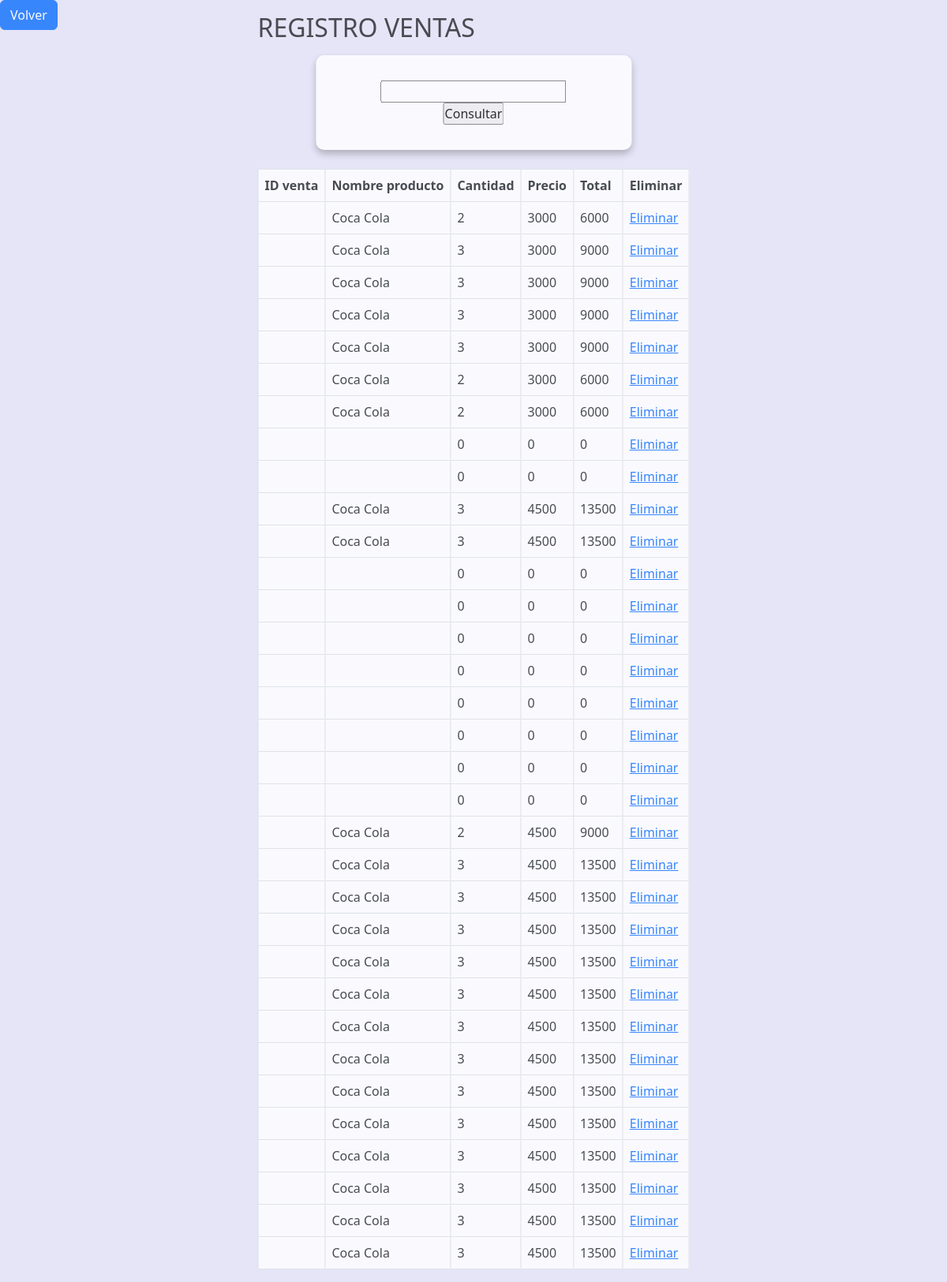
The page /factura/factura/registroVentas.php on the database its author committed.
### tables this page shows
CREATE TABLE `ventas` (
  `id-venta` int(11) NOT NULL,
  `nombre` varchar(255) NOT NULL,
  `cantidad` int(11) NOT NULL,
  `precio` int(11) NOT NULL,
  `total` int(11) NOT NULL
);

### factura/factura/registroVentas.php (the view, shortened to what this page needs)
<?php
    include_once("conexion4.php");
?>
<!DOCTYPE html>
<html lang="en">
<head>
    <link rel="stylesheet" href="css/styles.css">
    <link href="https://cdn.jsdelivr.net/npm/bootstrap@5.3.0/dist/css/bootstrap.min.css" rel="stylesheet">
</head>
<body>
        <main>
            <section>
                <article class="position-absolute top-0 start-50 translate-middle-x">
                    <h2 class="form_title mt-3">REGISTRO VENTAS</h2>
                    <form action="" method="POST">
                        <input type="number" name="venta">
                        <input type="submit" value="Consultar">
                    </form>
                    <br>
                    <table class="table table-bordered">
                        <thead>
                            <tr>
                                <th>ID venta</th>
                                <th>Nombre producto</th>
                                <th>Cantidad</th>
                                <th>Precio</th>
                                <th>Total</th>
                                <th>Eliminar</th>
                            </tr>
                        </thead>
                        <tbody>
                            <?php
                            if(!empty($_POST['venta'])){
                                $venta = $_POST['venta'];
                                $consulta = $conexion4 -> query("SELECT * FROM ventas WHERE id_venta LIKE '$venta'");
                            }else{
                                $consulta = $conexion4 -> query("SELECT * FROM ventas");
                            }
                                while($row = $consulta -> fetch_array()){?>
                                    <tr>
                                        <td><?php echo $row['id_venta']; ?></td>
                                        <td><?php echo $row['nombre']; ?></td>
                                        <td><?php echo $row['cantidad']; ?></td>
                                        <td><?php echo $row['precio']; ?></td>
                                        <td><?php echo $row['total']; ?></td>
                                        <td><a href="eliminarVenta.php?id=<?php echo $row['id_venta']; ?>">Eliminar</a></td>
                                    </tr>
                               <?php }?>
                        </tbody>
                    </table>
                </article>
            </section>
            <button class="btn btn-primary"><a href="principal.php">Volver</a></button>
        </main>
</body>
</html>

### factura/factura/css/styles.css (style rules this page uses)
* { margin: 0; padding: 0; box-sizing: border-box; }
body { font-family: 'Roboto', sans-serif; background-color: #e5e5f7; opacity: 0.8; background-image: radial-gradient(#787ede 0.5px, transparent 0.5px), radial-gradient(#787ede 0.5px, #e5e5f7 0.5px); background-size: 20px 20px; background-position: 0 0,10px 10px; display: flex; min-height: 100vh; }
form { background-color: #fff; margin: auto; width: 90%; max-width: 400px; padding: 2em 3em; border-radius: 10px; box-shadow: 0 5px 10px rgb(0 0 0 / 30%); text-align: center; margin-top: 1em; }
.form_title { font-size: 2em; margin-bottom: .2em; }
button a { color: white; text-decoration: none; }

### rows shown on the page
ventas: nombre "Coca Cola", cantidad "2", precio "3000", total "6000"
ventas: nombre "Coca Cola", cantidad "3", precio "3000", total "9000"
ventas: nombre "Coca Cola", cantidad "3", precio "3000", total "9000"
ventas: nombre "Coca Cola", cantidad "3", precio "3000", total "9000"
ventas: nombre "Coca Cola", cantidad "3", precio "3000", total "9000"
ventas: nombre "Coca Cola", cantidad "2", precio "3000", total "6000"
ventas: nombre "Coca Cola", cantidad "2", precio "3000", total "6000"
ventas: cantidad "0", precio "0", total "0"
ventas: cantidad "0", precio "0", total "0"
ventas: nombre "Coca Cola", cantidad "3", precio "4500", total "13500"
ventas: nombre "Coca Cola", cantidad "3", precio "4500", total "13500"
ventas: cantidad "0", precio "0", total "0"
ventas: cantidad "0", precio "0", total "0"
ventas: cantidad "0", precio "0", total "0"
ventas: cantidad "0", precio "0", total "0"
ventas: cantidad "0", precio "0", total "0"
ventas: cantidad "0", precio "0", total "0"
ventas: cantidad "0", precio "0", total "0"
ventas: cantidad "0", precio "0", total "0"
ventas: nombre "Coca Cola", cantidad "2", precio "4500", total "9000"
ventas: nombre "Coca Cola", cantidad "3", precio "4500", total "13500"
ventas: nombre "Coca Cola", cantidad "3", precio "4500", total "13500"
ventas: nombre "Coca Cola", cantidad "3", precio "4500", total "13500"
ventas: nombre "Coca Cola", cantidad "3", precio "4500", total "13500"
ventas: nombre "Coca Cola", cantidad "3", precio "4500", total "13500"
ventas: nombre "Coca Cola", cantidad "3", precio "4500", total "13500"
ventas: nombre "Coca Cola", cantidad "3", precio "4500", total "13500"
ventas: nombre "Coca Cola", cantidad "3", precio "4500", total "13500"
ventas: nombre "Coca Cola", cantidad "3", precio "4500", total "13500"
ventas: nombre "Coca Cola", cantidad "3", precio "4500", total "13500"
ventas: nombre "Coca Cola", cantidad "3", precio "4500", total "13500"
ventas: nombre "Coca Cola", cantidad "3", precio "4500", total "13500"
ventas: nombre "Coca Cola", cantidad "3", precio "4500", total "13500"
